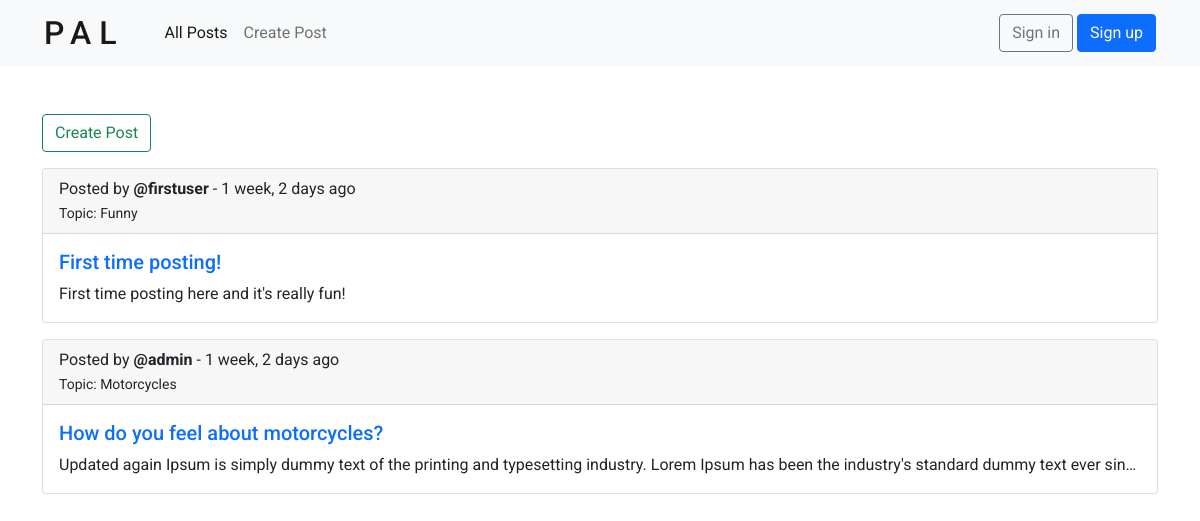
The app's page /, older data.
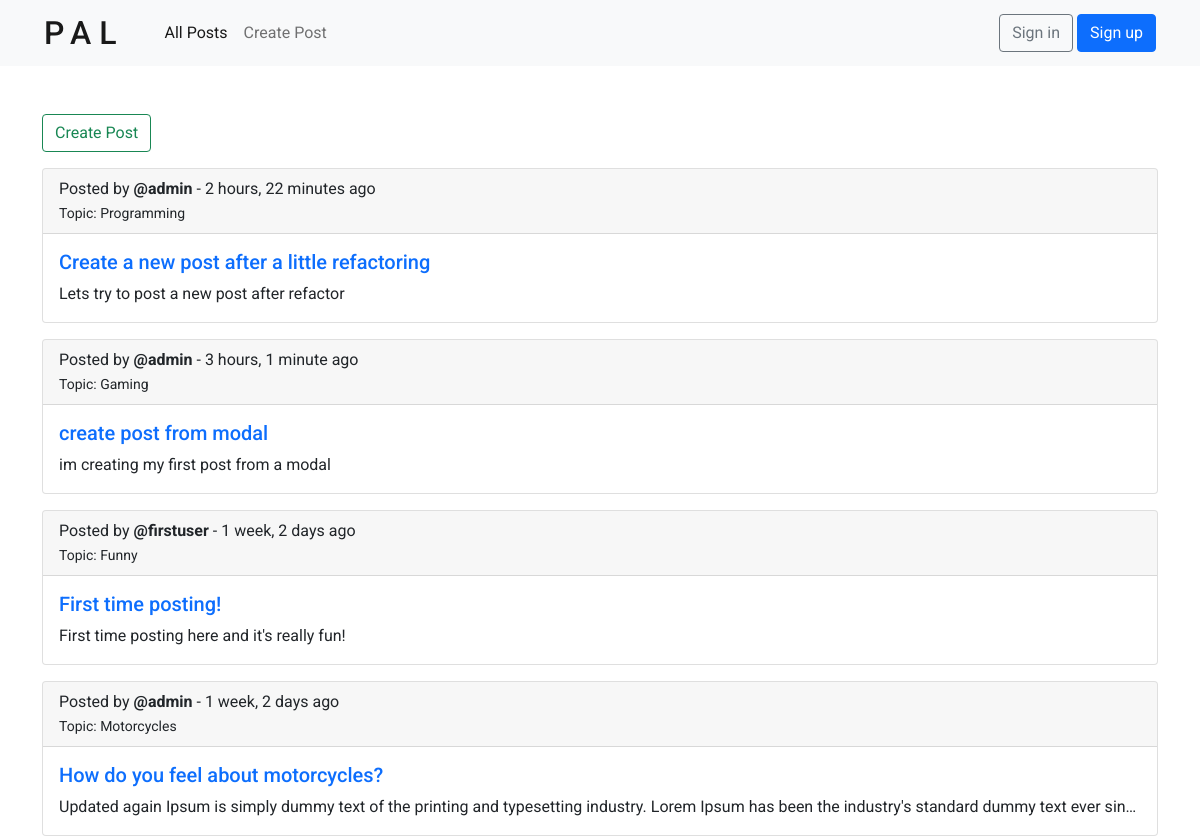
The same page, newer data.
### posts/models.py (models this page shows, shortened)
class Post(models.Model):
    name = models.CharField(max_length=200)
    description = models.TextField(null=True, blank=True)
    topic = models.ForeignKey(Topic, null=True, on_delete=SET_NULL) # each Post is related to a single Topic
    user = models.ForeignKey(User, null=True, on_delete=SET_NULL) # each Post is related to a single User
    created = models.DateTimeField(auto_now_add=True)
    updated = models.DateTimeField(auto_now=True)

class Topic(models.Model):
    name = models.CharField(max_length=50)
    def __str__(self):
        return self.name

### posts/views.py (the view)
# urls.py: path('', views.index, name='index'),
def index(request):
    posts = Post.objects.all().order_by('-created')
    context = {
        'posts': posts
    }
    return render(request, 'posts/home.html', context)

### posts/templates/posts/home.html (shortened to what this page needs)
{% extends 'main.html' %}
{% block content %}
<div class="mt-5">
    <a href="{% url 'posts:create-post' %}" class="btn btn-outline-success">Create Post</a>
    {% for post in posts %}
        <div class="card mt-3">
            <div class="card-header">
                <p>Posted by <b>@{{ post.user }}</b> - {{ post.created|timesince }} ago</p>
                <small>Topic: {{ post.topic }}</small>
            </div>
            <div class="card-body">
              <h5>
                <a class="card-title" href="{% url 'posts:post' post.id %}">{{ post.name }}</a>
              </h5>
              <p class="card-text">{{ post.description }}</p>
            </div>
          </div>
    {% endfor %}
</div>
{% endblock content %}

### templates/main.html (shortened to what this page needs)
<!DOCTYPE html>
{% load static %}
<html lang="en">
<head>
  <link href="https://cdn.jsdelivr.net/npm/bootstrap@5.1.3/dist/css/bootstrap.min.css" rel="stylesheet">
  <link rel="stylesheet" href="{% static 'styles/main.css' %}">
</head>
<body>
  {% include 'navbar.html' %}
  <div class="container">
    {% block content %}
    {% endblock content %}
  </div>
</body>
</html>

### templates/navbar.html (shortened to what this page needs)
<nav class="navbar navbar-expand-lg navbar-light bg-light">
    <div class="container-fluid">
      <h1 class="navbar-brand">PAL</h1>
      <div class="collapse navbar-collapse" id="navbarSupportedContent">
        <ul class="navbar-nav me-auto mb-lg-0">
          <li class="nav-item">
            <a class="nav-link active" aria-current="page" href="{% url 'posts:index' %}">All Posts</a>
          </li>
          <li class="nav-item">
            <a class="nav-link" href="{% url 'posts:create-post' %}">Create Post</a>
          </li>
        </ul>
        <div class="d-flex align-center">
            {% if request.user.is_authenticated %}
                <div class="dropdown">
                    <button class="btn btn-secondary dropdown-toggle" type="button" id="dropdownMenuButton1" data-bs-toggle="dropdown" aria-expanded="false">
                        Hello, {{ request.user.username }}!
                    </button>
                    <ul class="dropdown-menu" aria-labelledby="dropdownMenuButton1">
                      <li><a class="dropdown-item" href="{% url 'user:log-out' %}">Logout</a></li>
                    </ul>
                  </div>
            {% else %}
                <div>
                    <a href="{% url 'user:sign-in' %}" class="btn btn-outline-secondary">Sign in</a>
                    <a href="{% url 'user:sign-up' %}" class="btn btn-primary">Sign up</a>
                </div>
            {% endif %}
        </div>
      </div>
    </div>
  </nav>

### static/styles/main.css (style rules this page uses)
.navbar-brand { font-size: 2rem; padding: 0; margin: 0; margin-right: 2rem; letter-spacing: .5rem; }
.card-text { text-overflow: ellipsis; white-space: nowrap; overflow: hidden; }
.card-header p { margin-bottom: 0; }
.navbar { padding: .8rem 2rem; }

### static/styles/base.css (style rules this page uses)
*, *::before, *::after { margin: 0; padding: 0; box-sizing: border-box; }
body { font-family: 'Roboto', sans-serif; }
a { text-decoration: none; }

Row changes from the older to the newer data that the page shows:
added Post: user "admin", created "2 hours, 22 minutes", topic "Programming", name "Create a new post after a little refactoring", description "Lets try to post a new post after refactor"
added Post: user "admin", created "3 hours, 1 minute", topic "Gaming", name "create post from modal", description "im creating my first post from a modal"
